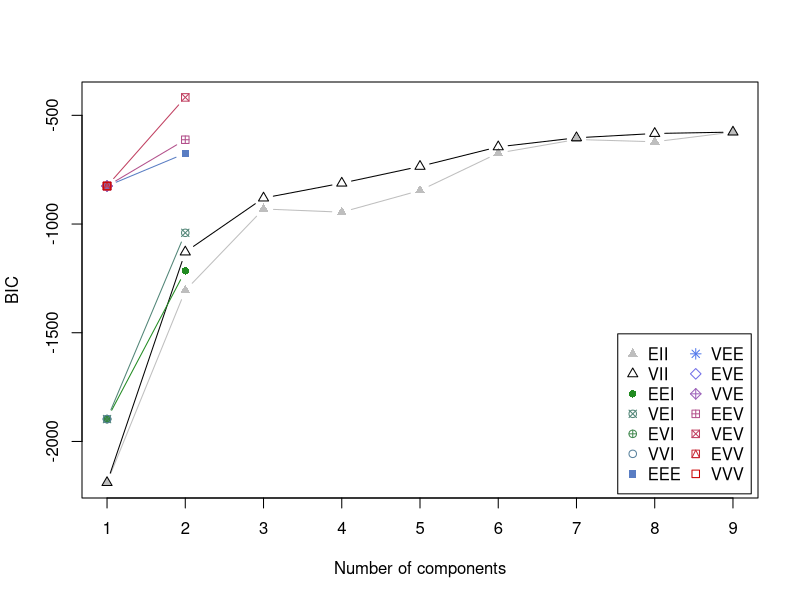
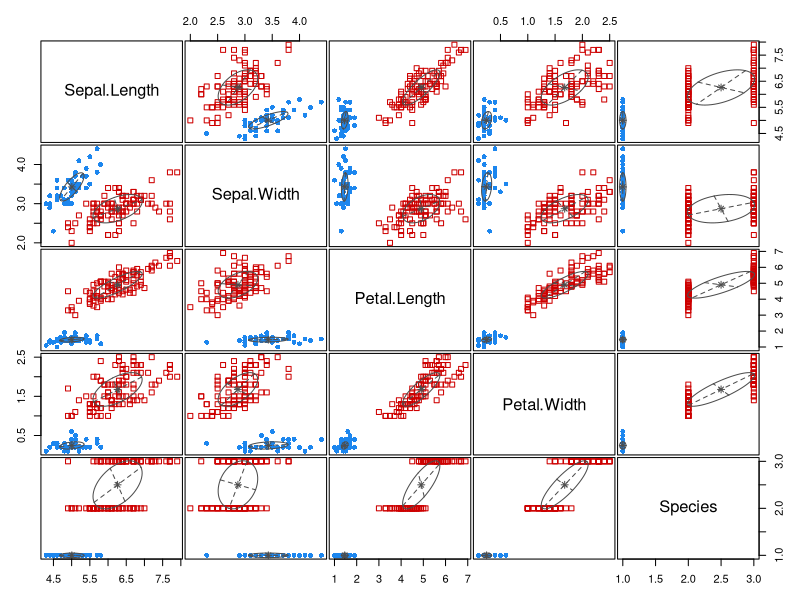
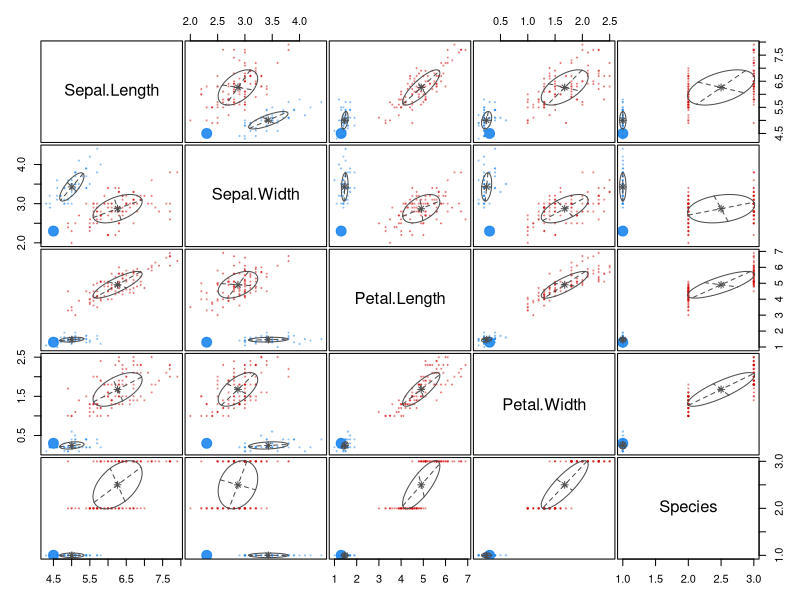
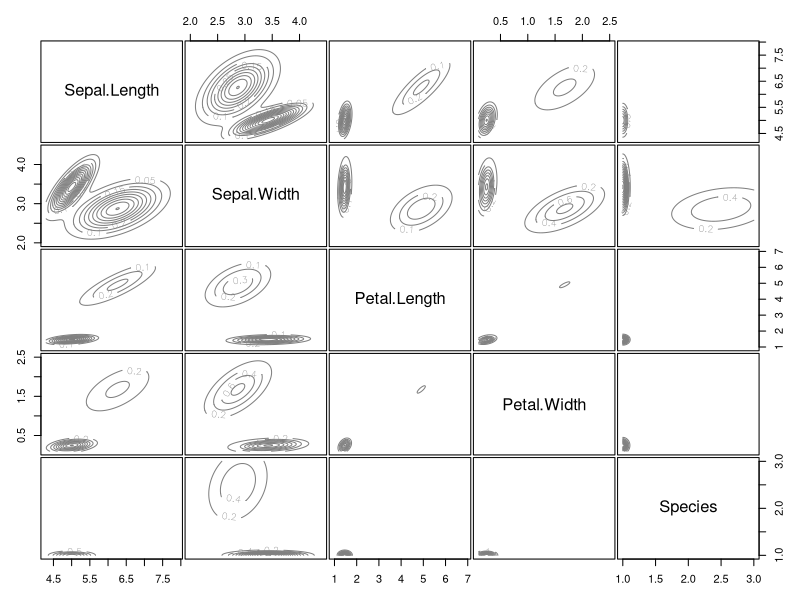

Reproduce these figures in R, in order.
if(!is.element("mclust", installed.packages()[, 1])){
	install.packages("mclust")
}

library("mclust")

data <- iris
fit <- Mclust(data)

print(fit)
print(summary(fit))

plot(fit)
